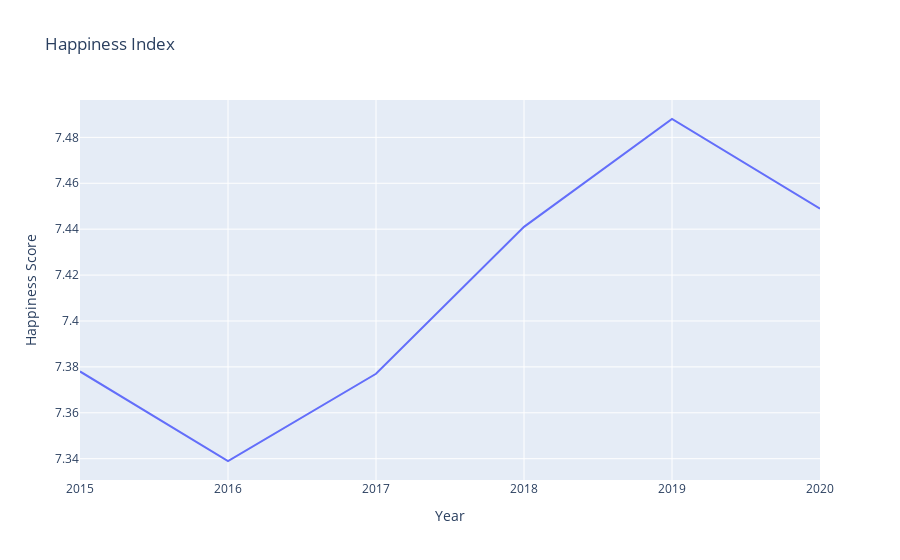

Here is the notebook cell this chart was saved with:
### Code cell
px.line(dfnl, x='Year', y='Happiness Score', title='Happiness Index')
px.show()

### Figure 1 — Plotly figure (JSON) as saved in the notebook; plotly's stock layout.template omitted (floating-point values rounded to 4 significant figures)
{"data": [{"hovertemplate": "Year=%{x}<br>Happiness Score=%{y}<extra></extra>", "legendgroup": "", "line": {"color": "#636efa", "dash": "solid"}, "mode": "lines", "name": "", "orientation": "v", "showlegend": false, "type": "scatter", "x": [2015, 2016, 2017, 2018, 2019, 2020], "xaxis": "x", "y": [7.378, 7.339, 7.377, 7.441, 7.488, 7.449], "yaxis": "y"}], "layout": {"legend": {"tracegroupgap": 0}, "title": {"text": "Happiness Index"}, "xaxis": {"anchor": "y", "domain": [0, 1], "title": {"text": "Year"}}, "yaxis": {"anchor": "x", "domain": [0, 1], "title": {"text": "Happiness Score"}}}}
